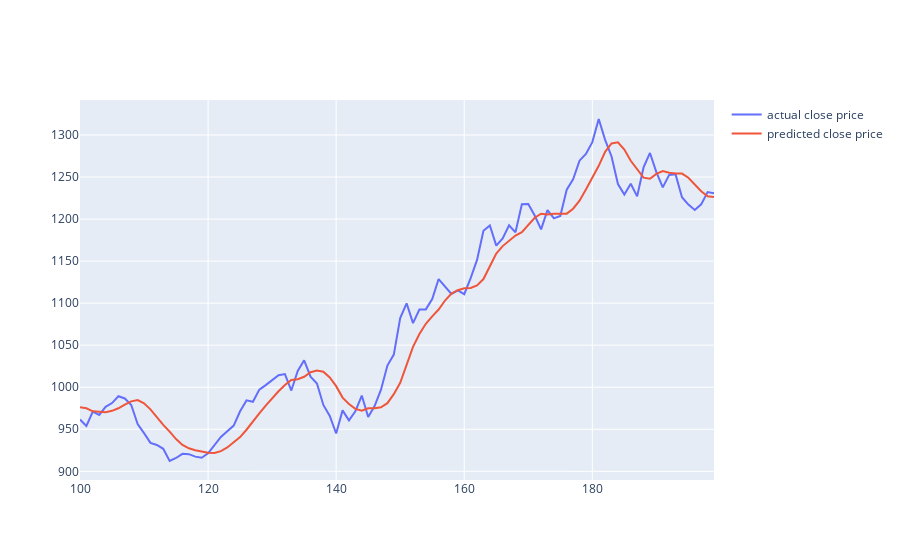

Notebook code cell kept with this figure:
### Code cell
fig = go.Figure()
fig.add_trace(go.Scatter(x=df.index[100:200], y=y_test[100:200,0], mode='lines', name='actual close price'))
fig.add_trace(go.Scatter(x=df.index[100:200], y= y_test_pred[100:200,0], mode='lines', name='predicted close price'))
